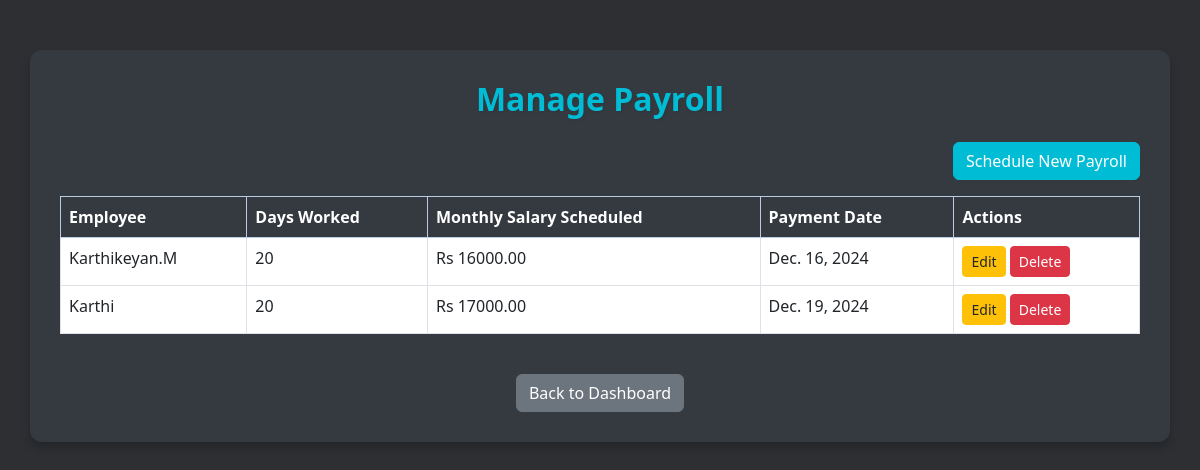
The app's page /manage_payroll_hr/ (signed in) with its own data.
### apis/models.py (models this page shows, shortened)
class Payroll(models.Model):
    employee = models.ForeignKey(CustomUser, on_delete=models.CASCADE)
    total_working_days = models.IntegerField(null=True, blank=True)
    days_worked = models.IntegerField(null=True, blank=True)
    monthly_salary = models.DecimalField(max_digits=10, decimal_places=2, null=True, blank=True)
    payment_date = models.DateField(null=True, blank=True)
    created_at = models.DateTimeField(null=True, blank=True)

class CustomUser(AbstractUser):
    ROLE_CHOICES = [
        ('HR', 'HR'),
        ('Manager', 'Manager'),
        ('Software Engineer', 'Software Engineer'),
        ('Developer', 'Developer'),
    ]
    role = models.CharField(max_length=20, choices=ROLE_CHOICES, default='Developer')
    salary = models.DecimalField(max_digits=10, decimal_places=2, null=True, blank=True)
    hourly_rate = models.DecimalField(max_digits=10, decimal_places=2, default=0.00)
    def __str__(self):
        return self.username

### apis/views.py (the view, shortened to what this page needs)
# urls.py: path('manage_payroll_hr/', views.manage_payroll_hr, name='manage_payroll_hr'),
@login_required
def manage_payroll_hr(request):
    payrolls = Payroll.objects.all()
    return render(request, 'payroll/manage_payroll.html', {'payrolls': payrolls})

### templates/payroll/manage_payroll.html (shortened to what this page needs)
<!DOCTYPE html>
<html lang="en">
<head>
    <link href="https://cdn.jsdelivr.net/npm/bootstrap@5.3.0/dist/css/bootstrap.min.css" rel="stylesheet">
</head>
<body>
    <div class="container">
        <h2 class="mb-4">Manage Payroll</h2>
        <div class="d-flex justify-content-end mb-3">
            <a href="{% url 'schedule_payroll' %}" class="btn btn-primary">Schedule New Payroll</a>
        </div>
        <div class="table-responsive">
            <table class="table table-bordered table-hover">
                <thead class="table-primary">
                    <tr>
                        <th>Employee</th>
                        <th>Days Worked</th>
                        <th>Monthly Salary Scheduled</th>
                        <th>Payment Date</th>
                        <th>Actions</th>
                    </tr>
                </thead>
                <tbody>
                    {% for payroll in payrolls %}
                    <tr>
                        <td>{{ payroll.employee }}</td>
                        <td>{{ payroll.days_worked }}</td>
                        <td>Rs {{ payroll.monthly_salary }}</td>
                        <td>{{ payroll.payment_date }}</td>
                        <td>
                            <a href="{% url 'edit_payroll' payroll.id %}" class="btn btn-warning btn-sm">Edit</a>
                            <a href="{% url 'delete_payroll' payroll.id %}" class="btn btn-danger btn-sm" onclick="return confirmDelete(event)">Delete</a>
                        </td>
                    </tr>
                    {% empty %}
                    <tr>
                        <td colspan="5" class="text-center">No payroll records found.</td>
                    </tr>
                    {% endfor %}
                </tbody>
            </table>
        </div>
        <div class="text-center mt-4">
            <a href="{% url 'home' %}" class="btn btn-secondary">Back to Dashboard</a>
        </div>
    </div>
</body>
</html>

### templates/payroll/manage_payroll.html (style rules this page uses)
body { background-color: #2d2f33; font-family: 'Segoe UI', Tahoma, Geneva, Verdana, sans-serif; color: #e9ecef; }
.container { margin-top: 50px; background-color: #343a40; padding: 30px; border-radius: 12px; box-shadow: 0px 6px 10px rgba(0, 0, 0, 0.2); }
h2 { color: #00bcd4; text-shadow: 1px 1px 3px rgba(0, 0, 0, 0.1); font-weight: bold; text-align: center; }
.btn-primary { background-color: #00bcd4; border-color: #00bcd4; transition: background-color 0.3s ease, transform 0.2s ease; }
.btn-warning { background-color: #ffc107; border-color: #ffc107; color: #212529; transition: transform 0.2s ease; }
.btn-danger { background-color: #dc3545; border-color: #dc3545; color: #fff; transition: transform 0.2s ease; }
.btn-secondary { background-color: #6c757d; border-color: #6c757d; transition: background-color 0.3s ease; }
.table { background-color: #343a40; }
.table th { background-color: #343a40; color: #fff; font-weight: bold; }
.table-primary { background-color: #343a40; }
.text-center { font-weight: bold; font-size: 1.1rem; }

### records on screen
Payroll: employee "Karthikeyan.M", days_worked "20", monthly_salary "16000.00", payment_date "Dec. 16, 2024"
Payroll: employee "Karthi", days_worked "20", monthly_salary "17000.00", payment_date "Dec. 19, 2024"
